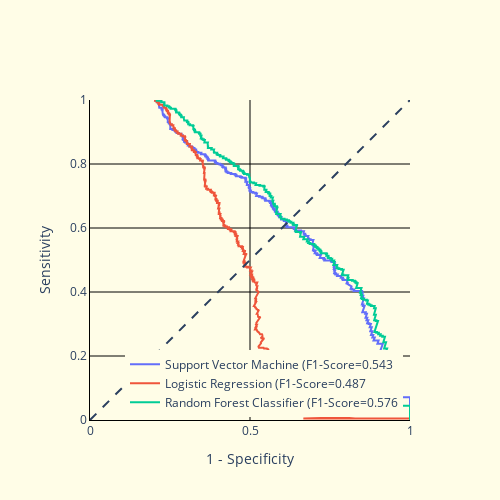

Notebook code for this chart:
### Code cell
fpr, tpr, thresholds = precision_recall_curve(y_test,  clf_svm.predict_proba(X_test)[:, 1])

### Figure 1 — Plotly figure (JSON) as saved in the notebook; plotly's stock layout.template omitted (floating-point values rounded to 4 significant figures; data arrays with more than 128 entries replaced by an {"elided": "..."} marker saying what was removed)
{"data": [{"name": "Support Vector Machine (F1-Score=0.543", "showlegend": true, "type": "scatter", "x": {"elided": "1976 float values"}, "y": {"elided": "1976 float values"}}, {"name": "Logistic Regression (F1-Score=0.487", "showlegend": true, "type": "scatter", "x": {"elided": "2000 float values"}, "y": {"elided": "2000 float values"}}, {"name": "Random Forest Classifier (F1-Score=0.576", "showlegend": true, "type": "scatter", "x": {"elided": "1949 float values"}, "y": {"elided": "1949 float values"}}], "layout": {"height": 500, "legend": {"x": 0.95, "xanchor": "right", "y": 0.01, "yanchor": "bottom"}, "paper_bgcolor": "#FFFDE7", "plot_bgcolor": "#FFFDE7", "shapes": [{"line": {"dash": "dash"}, "type": "line", "x0": 0, "x1": 1, "y0": 0, "y1": 1}], "title": {"x": 0.5}, "width": 500, "xaxis": {"constrain": "domain", "domain": [0.02941, 0.9706], "gridcolor": "black", "linecolor": "black", "range": [0, 1], "title": {"text": "1 - Specificity"}, "type": "linear"}, "yaxis": {"domain": [0, 1], "gridcolor": "black", "linecolor": "black", "range": [0, 1], "scaleanchor": "x", "scaleratio": 1, "title": {"text": "Sensitivity"}, "type": "linear"}}}
